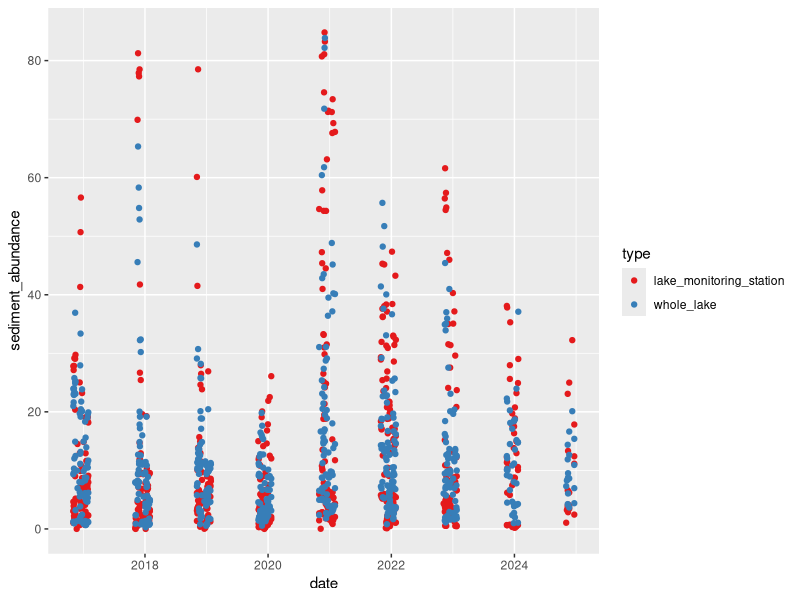
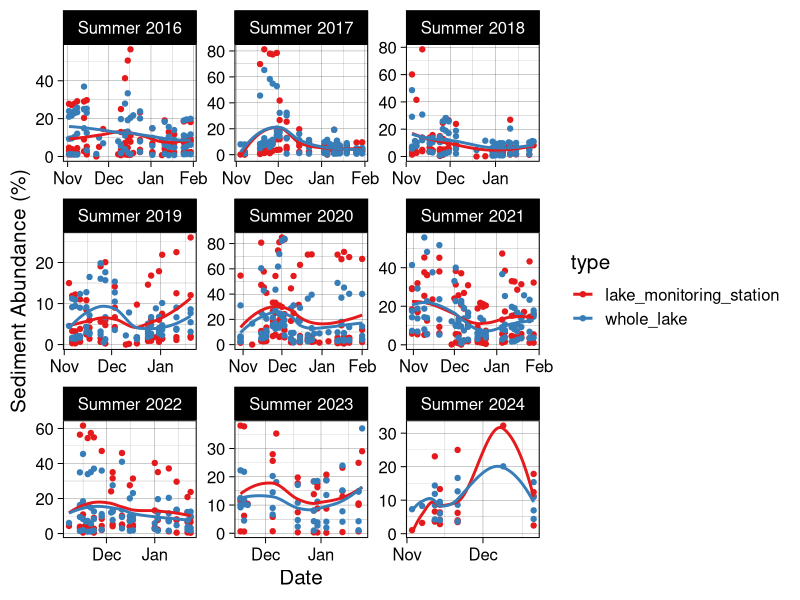
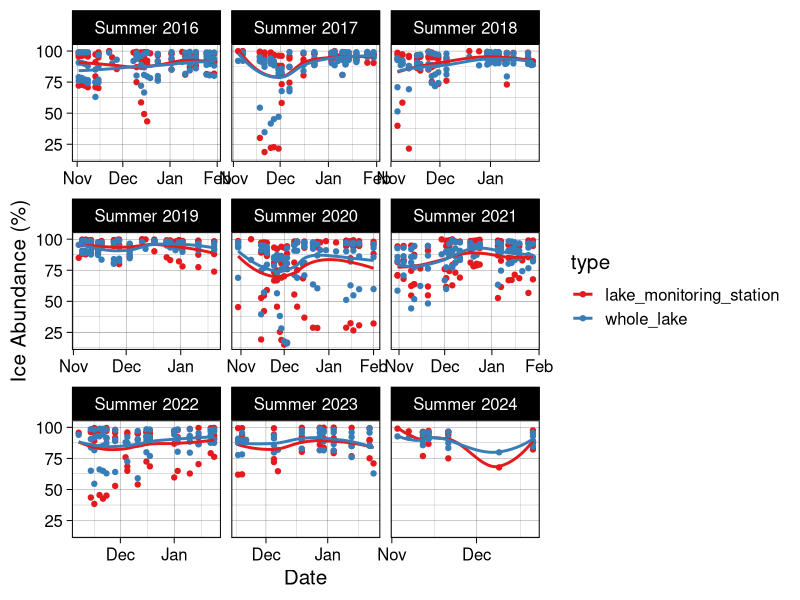
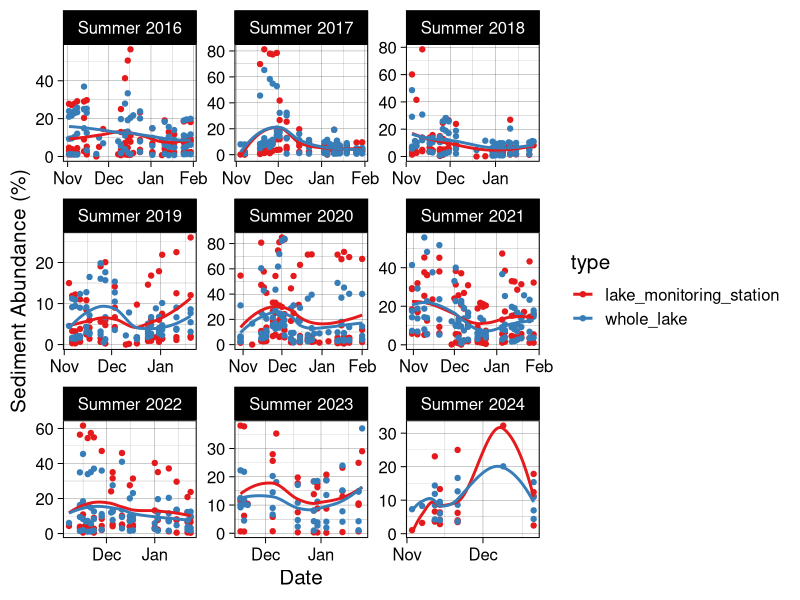
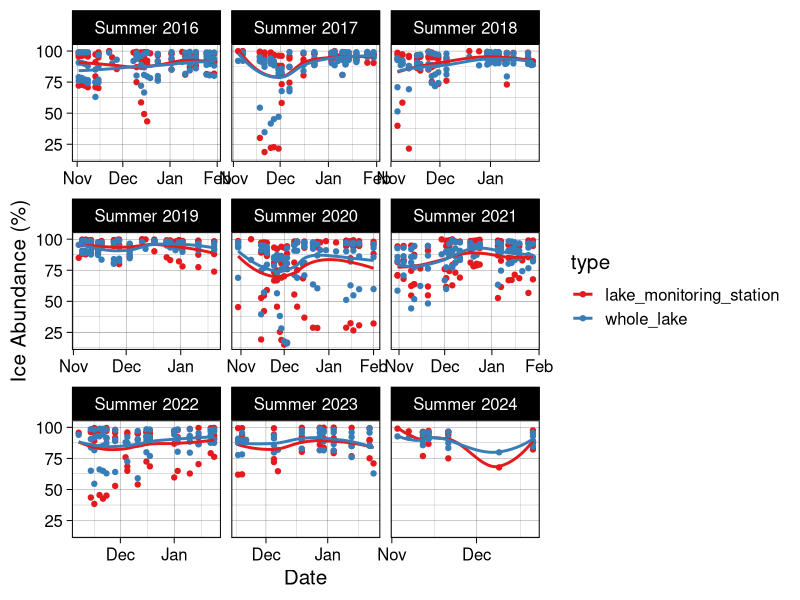

Here is the R script that generated these plots, in order: (Note: this script raises an error after producing the figures.)
######### TVLakes Sediment Output Comparison ###########

library(tidyverse)
library(RColorBrewer)
library(scales)

setwd("~/Documents/R-Repositories/MCM-LTER-MS")

mean_BB <- read_csv("data/sediment abundance data/LANDSAT_sediment_abundances_20250301.csv") |> 
  mutate(date = ymd(date), 
         type = 'lake_monitoring_station') |> 
  select(-`approx_albedo`)

mean_wholelake <- read_csv("data/sediment abundance data/LANDSAT_wholelake_mean_20250307.csv") |> 
  mutate(date = ymd(date), 
         type = "whole_lake")

## Define a season function to plot data by season. Makes data viz a lot easier. 
get_season <- function(date) {
  month <- month(date)
  year <- year(date)
  
  if (month %in% c(11, 12)) {
    return(paste0("Summer ", year))  # November and December belong to the current winter
  } else if (month == 1) {
    return(paste0("Summer ", year - 1))  # January belongs to the previous winter
  } else if (month == 2) {
    return(paste0("Summer ", year - 1))  # February belongs to the previous winter
  } else if (month == 3) {
    return(paste0("Fall ", year))  # March is Spring
  } else if (month %in% 4:5) {
    return(paste0("Fall ", year))  # April and May are Spring
  } else if (month == 6) {
    return(paste0("Winter ", year))  # June is Summer
  } else if (month %in% 7:8) {
    return(paste0("Winter ", year))  # July and August are Summer
  } else if (month == 9) {
    return(paste0("Spring ", year))  # September is Fall
  } else if (month %in% 10) {
    return(paste0("Summer ", year))  # October is Fall
  }
}

# join the two files for easy comparison and plotting
means <- rbind(mean_BB, mean_wholelake) |> 
  mutate(season = sapply(date, get_season), 
         sediment_abundance = sediment_abundance*100, 
         ice_abundance = ice_abundance*100)

## plot the raw output for sediment abundance/ice abundance against each other and see how the outputs compare
ggplot(means, aes(date, sediment_abundance, color = type)) + 
  geom_point() + 
  scale_color_brewer(palette = "Set1") 

# facet by season for sed abundance
ggplot(means, aes(date, sediment_abundance, color = type)) + 
  geom_point() + 
  geom_smooth(se = F) + 
  scale_color_brewer(palette = "Set1") + 
  facet_wrap(vars(season), scales = "free") +
  scale_x_date(labels = date_format("%b"), breaks = "1 month") + 
  xlab("Date") + ylab("Sediment Abundance (%)") + 
  theme_linedraw(base_size = 15)

ggsave("plots/manuscript/chapter 1/whole_lake_vs_BB_sed_abundance.png", dpi = 700, 
       height = 8, width = 12)

# facet by season for ice abundance
ggplot(means, aes(date, ice_abundance, color = type)) + 
  geom_point() + 
  geom_smooth(se = F) + 
  scale_color_brewer(palette = "Set1") + 
  facet_wrap(vars(season), scales = "free_x") +
  scale_x_date(labels = date_format("%b"), breaks = "1 month") + 
  xlab("Date") + ylab("Ice Abundance (%)") + 
  theme_linedraw(base_size = 15)

ggsave("plots/manuscript/chapter 1/whole_lake_vs_BB_ice_abundance.png", dpi = 700, 
       height = 8, width = 12)





######### investing different buffering distances #########
mean_300m = mean_BB |> 
  mutate(buffer_distance = 300) |> 
  select(-type)

mean_450m = read_csv("data/sediment abundance data/LANDSAT_sediment_abundances_450m_20250301.csv") |> 
  mutate(date = ymd(date), 
         buffer_distance = 450)

mean_600m = read_csv("data/sediment abundance data/LANDSAT_sediment_abundances_600m_20250301.csv") |> 
  mutate(date = ymd(date), 
         buffer_distance = 600)

mean_900m = read_csv("data/sediment abundance data/LANDSAT_sediment_abundances_900m_20250301.csv") |> 
  mutate(date = ymd(date), 
         buffer_distance = 900)

buffers <- rbind(mean_300m, mean_450m, mean_600m, mean_900m)
